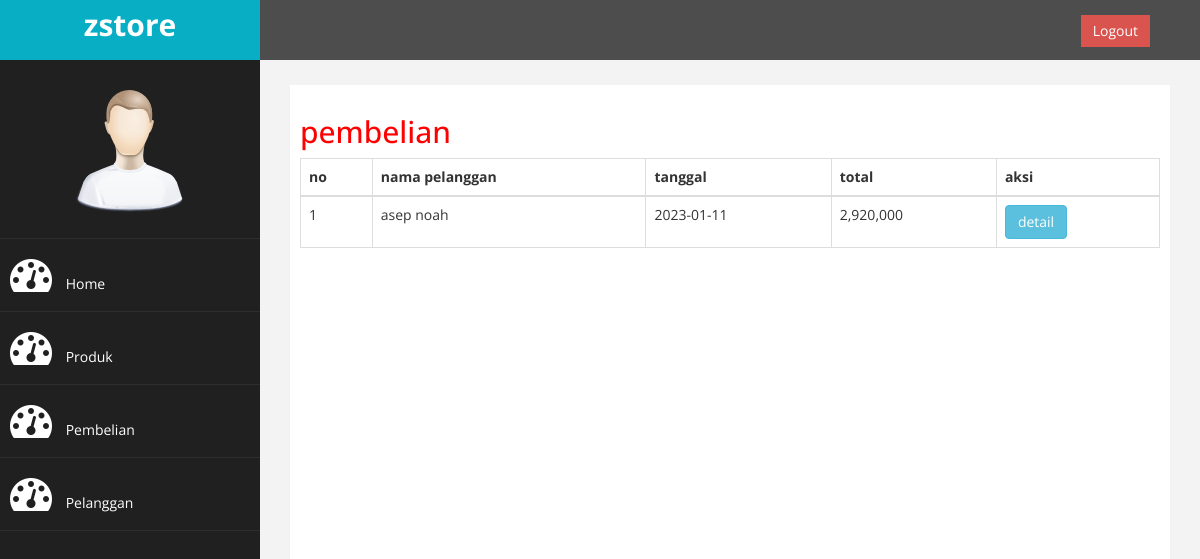
Page /admin/index.php?halaman=pembelian (signed in) on the committed database.
### tables this page shows
CREATE TABLE `pembelian` (
  `id_pembelian` int(11) NOT NULL,
  `id_pelanggan` int(11) NOT NULL,
  `id_ongkir` int(5) NOT NULL,
  `tanggal_pembelian` date NOT NULL,
  `total_pembelian` int(11) NOT NULL,
  `nama_kota` varchar(100) NOT NULL,
  `tarif` int(11) NOT NULL,
  `alamat` text NOT NULL
);

CREATE TABLE `pelanggan` (
  `id_pelanggan` int(11) NOT NULL,
  `email_pelanggan` varchar(100) NOT NULL,
  `password_pelanggan` varchar(50) NOT NULL,
  `nama_pelanggan` varchar(100) NOT NULL,
  `telepon_pelanggan` varchar(25) NOT NULL
);

### admin/pembelian.php (the view)
<h2>pembelian</h2>
<table class="table table-bordered">
    <thead>
        <tr>
            <th>no</th>
            <th>nama pelanggan</th>
            <th>tanggal</th>
            <th>total</th>
            <th>aksi</th>
        </tr>
    </thead>
    <tbody>
        <?php $nomor=1;?>
        <?php $ambil=$koneksi->query("SELECT * FROM pembelian JOIN pelanggan ON pembelian.id_pelanggan=pelanggan.id_pelanggan"); ?>
        <?php while ($pecah = $ambil->fetch_assoc()){ ?>
        <tr>
            <td><?php echo $nomor ?></td>
            <td><?php echo $pecah['nama_pelanggan']; ?></td>
            <td><?php echo $pecah['tanggal_pembelian']; ?></td>
            <td><?php echo number_format($pecah['total_pembelian']); ?></td>
            <td>
                <a href="index.php?halaman=detail&id=<?php echo $pecah['id_pembelian']; ?>" class="btn-info btn">detail</a>
        </tr>
        <?php $nomor++; ?>
        <?php } ?>
    </tbody>
</table>

### admin/assets/css/custom.css (style rules this page uses)
body { font-family: 'Open Sans', sans-serif; }
h2 { color: #f00; }

### rows in the picture
pembelian: id_pelanggan.nama_pelanggan "asep noah", tanggal_pembelian "2023-01-11", total_pembelian "2,920,000"
